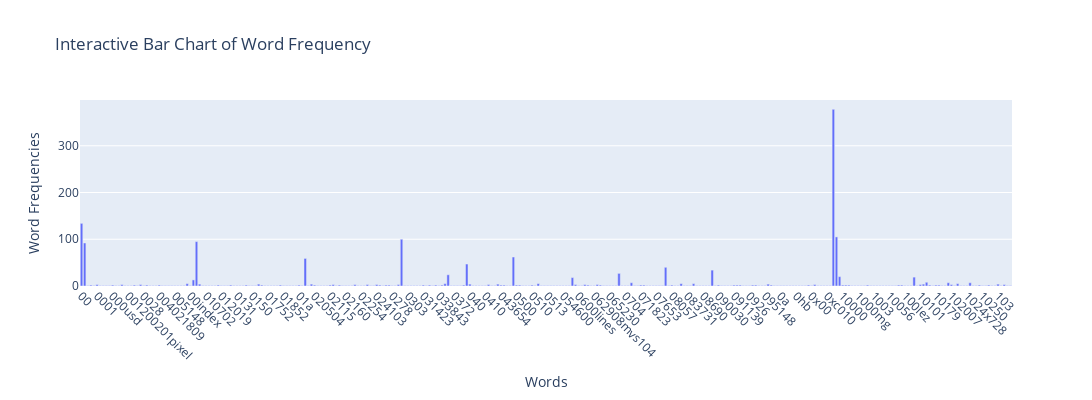

The code cell stored with this chart in its notebook:
### Code cell
import pandas as pd
import plotly.express as px

# The data that is going to draw
data = pd.DataFrame({
    'Words': count_vect.get_feature_names_out()[:300],
    'Word Frequencies': term_frequencies[:300]
})

fig = px.bar(
    data, x='Words', y='Word Frequencies',
    title="Interactive Bar Chart of Word Frequency"
)

fig.update_xaxes(tickangle=45)  
fig.update_layout(
    width=3000, 
    height=400   
)

fig.show()

### Figure 1 — Plotly figure (JSON) as saved in the notebook; plotly's stock layout.template omitted (floating-point values rounded to 4 significant figures; data arrays with more than 128 entries replaced by an {"elided": "..."} marker saying what was removed)
{"data": [{"alignmentgroup": "True", "hovertemplate": "Words=%{x}<br>Word Frequencies=%{y}<extra></extra>", "legendgroup": "", "marker": {"color": "#636efa", "pattern": {"shape": ""}}, "name": "", "offsetgroup": "", "orientation": "v", "showlegend": false, "textposition": "auto", "type": "bar", "x": {"elided": "300 str values"}, "xaxis": "x", "y": {"elided": "300 int values"}, "yaxis": "y"}], "layout": {"barmode": "relative", "height": 400, "legend": {"tracegroupgap": 0}, "title": {"text": "Interactive Bar Chart of Word Frequency"}, "width": 3000, "xaxis": {"anchor": "y", "domain": [0, 1], "tickangle": 45, "title": {"text": "Words"}}, "yaxis": {"anchor": "x", "domain": [0, 1], "title": {"text": "Word Frequencies"}}}}
